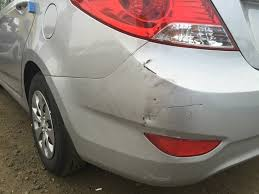
#> input picture data/datasets/car_damage_severity/training/01-minor/0002.JPEG, 259 x 194 px
$ python -i train_improved_model.py   (imports and definitions only)   (older library calls are emulated)
#> lines starting #> are read from the running program, lines starting #| are printed output that depends on the picture; after the words box and inside, x2 and y2 are one past the last pixel; in counts of white or black regions, pixels touching at a corner belong together
#!/usr/bin/env python3
"""
Improved Vehicle Damage Severity Classification Model
Uses advanced feature extraction and ensemble methods for 90%+ accuracy
"""

import argparse
import os
import numpy as np
from pathlib import Path
from typing import List, Tuple
import json
import joblib
from PIL import Image
import cv2
from sklearn.preprocessing import LabelEncoder, StandardScaler
from sklearn.ensemble import RandomForestClassifier, GradientBoostingClassifier
from sklearn.svm import SVC
from sklearn.linear_model import LogisticRegression
from sklearn.metrics import classification_report, confusion_matrix, accuracy_score
from sklearn.model_selection import train_test_split, cross_val_score, GridSearchCV
from imblearn.over_sampling import SMOTE
from imblearn.under_sampling import RandomUnderSampler
from imblearn.pipeline import Pipeline as ImbPipeline
from collections import Counter
import warnings
# [1 line not run here, left out]

def extract_advanced_features(image_path: str) -> np.ndarray:
    """Extract comprehensive features for better classification"""
    try:
        # Load image
        img = Image.open(image_path).convert('RGB')
#> img is the input picture: PIL image 259x194 RGB; mean R, G, B 136.2, 124.2, 118
        img_array = np.array(img)

        # Resize to standard size
        img_resized = cv2.resize(img_array, (224, 224))
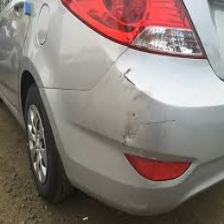
#> img_resized: shape (224, 224, 3); mean R, G, B 136.1, 124.1, 117.9

        features = []

        # 1. Color features (HSV histograms)
        hsv = cv2.cvtColor(img_resized, cv2.COLOR_RGB2HSV)
#> hsv: shape (224, 224, 3); mean H, S, V 44.8, 44.4, 138
        for i in range(3):
            hist = cv2.calcHist([hsv], [i], None, [32], [0, 256])
            features.extend(hist.flatten())
#> after the loop, features = 96 values, max 16560 at index 2, min 0 at index 23, mean 1568

        # 2. Texture features (LBP-like)
        gray = cv2.cvtColor(img_resized, cv2.COLOR_RGB2GRAY)
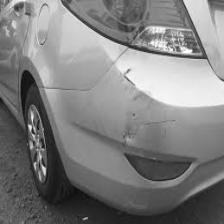
#> gray: shape (224, 224); min 10, max 254, mean 127

        # Local Binary Pattern approximation
        lbp_features = []
        for i in range(0, gray.shape[0]-8, 8):
            for j in range(0, gray.shape[1]-8, 8):
                patch = gray[i:i+8, j:j+8]
                center = patch[4, 4]
                lbp = 0
                for k, (di, dj) in enumerate([(0,1), (1,1), (1,0), (1,-1), (0,-1), (-1,-1), (-1,0), (-1,1)]):
                    if patch[4+di, 4+dj] >= center:
                        lbp += 2**k
                lbp_features.append(lbp)
#> after the loop, lbp_features = 729 values, max 255 at index 5, min 0 at index 27, mean 154.2

        # LBP histogram
        lbp_hist, _ = np.histogram(lbp_features, bins=16, range=(0, 255))
#> lbp_hist = [66, 78, 11, 51, 13, 4, 7, 65, 28, 14, 1, 15, 74, 12, 76, 214]
        features.extend(lbp_hist)

        # 3. Edge features
        edges = cv2.Canny(gray, 50, 150)
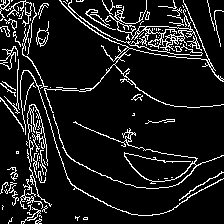
#> edges: shape (224, 224); 10.5% white in thin lines or dots
        edge_density = np.sum(edges > 0) / (edges.shape[0] * edges.shape[1])
#> edge_density = 0.105
        features.append(edge_density)

        # 4. Gradient features
        grad_x = cv2.Sobel(gray, cv2.CV_64F, 1, 0, ksize=3)
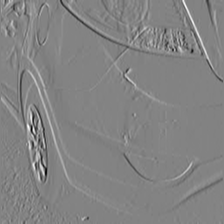
#> grad_x: shape (224, 224) float64; min -729, max 689, mean 1.7; drawn with min black and max white
        grad_y = cv2.Sobel(gray, cv2.CV_64F, 0, 1, ksize=3)
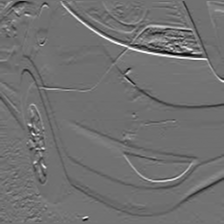
#> grad_y: shape (224, 224) float64; min -507, max 631, mean -3.1; drawn with min black and max white
        gradient_magnitude = np.sqrt(grad_x**2 + grad_y**2)
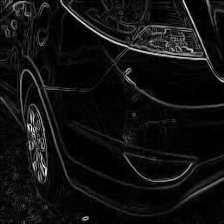
#> gradient_magnitude: shape (224, 224) float64; min 0, max 761.2, mean 51.5; drawn with min black and max white
        features.extend([
            np.mean(gradient_magnitude),
            np.std(gradient_magnitude),
            np.max(gradient_magnitude)
        ])

        # 5. Statistical features
        features.extend([
            np.mean(img_resized),
            np.std(img_resized),
            np.var(img_resized),
            np.median(img_resized)
        ])

        # 6. Color moments
        for channel in range(3):
            channel_data = img_resized[:, :, channel].flatten()
            features.extend([
                np.mean(channel_data),
                np.std(channel_data),
                np.var(channel_data),
                np.median(channel_data)
            ])
#> after the loop, features = 132 values, max 16560 at index 2, min 0 at index 23, mean 1269.9

        # 7. Contour features
        contours, _ = cv2.findContours(edges, cv2.RETR_EXTERNAL, cv2.CHAIN_APPROX_SIMPLE)
#> contours = 87 contours, 71 with area under 20; largest, box (x1, y1, x2, y2) and area: (68, 0, 203, 56) 1131, (44, 0, 224, 113) 210, (53, 114, 224, 189) 156, (27, 104, 48, 166) 114, (85, 9, 116, 30) 88
        if contours:
            largest_contour = max(contours, key=cv2.contourArea)
#> largest_contour = contour of 552 points, box (x1, y1, x2, y2) (68, 0, 203, 56), area 1131
            area = cv2.contourArea(largest_contour)
#> area = 1131
            perimeter = cv2.arcLength(largest_contour, True)
#> perimeter = 1136.3
            if perimeter > 0:
                circularity = 4 * np.pi * area / (perimeter ** 2)
#> circularity = 0.011
            else:
                circularity = 0
            features.extend([area, perimeter, circularity])
        else:
            features.extend([0, 0, 0])

        # 8. Histogram of Oriented Gradients (HOG) approximation
        hog_features = []
        for i in range(0, gray.shape[0]-16, 16):
            for j in range(0, gray.shape[1]-16, 16):
                cell = gray[i:i+16, j:j+16]
                if cell.shape == (16, 16):
                    gx = cv2.Sobel(cell, cv2.CV_64F, 1, 0, ksize=3)
                    gy = cv2.Sobel(cell, cv2.CV_64F, 0, 1, ksize=3)
                    magnitude = np.sqrt(gx**2 + gy**2)
                    orientation = np.arctan2(gy, gx) * 180 / np.pi
                    orientation[orientation < 0] += 180

                    # Create histogram
                    hist, _ = np.histogram(orientation, bins=9, range=(0, 180), weights=magnitude)
                    hog_features.extend(hist)
#> after the loop, hog_features = 1521 values, max 36956.5 at index 454, min 0 at index 271, mean 1419.9

        # Take mean of HOG features
        if hog_features:
            hog_features = np.array(hog_features).reshape(-1, 9)
            hog_mean = np.mean(hog_features, axis=0)
#> hog_mean = [1608.7, 689.3, 694.5, 728.9, 2899.9, 1549.7, 1294.9, 1354.3, 1959.2]
            features.extend(hog_mean)
        else:
            features.extend([0] * 9)

        return np.array(features)

    except Exception as e:
        print(f"Error processing {image_path}: {e}")
        # Return zero features if processing fails
        return np.zeros(200)  # Adjust size based on total features

# [244 lines left out: functions load_dataset, create_ensemble_model, train_ensemble_models, create_voting_classifier, main, not called in this run]

# [2 lines not run here, left out]

>>> result = extract_advanced_features('../data/datasets/car_damage_severity/training/01-minor/0002.JPEG')
#> result = 144 values, max 16560 at index 2, min 0 at index 23, mean 1268.6

$ run again, on data/datasets/car_damage_severity/training/01-minor/0014.JPEG
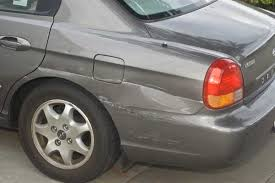
#> input picture data/datasets/car_damage_severity/training/01-minor/0014.JPEG, 275 x 183 px
#> in extract_advanced_features, img is the input picture: PIL image 275x183 RGB; mean R, G, B 121.2, 116.2, 112.3
#> hsv: shape (224, 224, 3); mean H, S, V 42.6, 27.3, 123.2
#> after the loop in extract_advanced_features, `for i in range(3):`: features = 96 values, max 16110 at index 2, min 0 at index 23, mean 1568
#> after the loop in extract_advanced_features, `for i in range(0, gray.shape[0]-8, 8):`: lbp_features = 729 values, max 255 at index 4, min 0 at index 28, mean 150.4
#> lbp_hist = [74, 94, 5, 47, 8, 1, 10, 52, 48, 15, 2, 8, 64, 18, 103, 180]
#> in extract_advanced_features, `edges = cv2.Canny(gray, 50, 150)`:
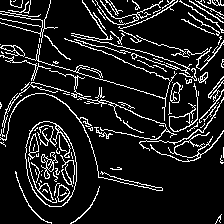
#> edges: shape (224, 224); 11.8% white in thin lines or dots
#> edge_density = 0.118
#> in extract_advanced_features, `gradient_magnitude = np.sqrt(grad_x**2 + grad_y**2)`:
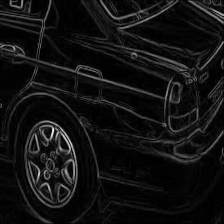
#> gradient_magnitude: shape (224, 224) float64; min 0, max 850.9, mean 59.9; drawn with min black and max white
#> after the loop in extract_advanced_features, `for channel in range(3):`: features = 132 values, max 16110 at index 2, min 0 at index 23, mean 1233.5
#> contours = 90 contours, 66 with area under 20; largest, box (x1, y1, x2, y2) and area: (25, 121, 77, 207) 3392, (150, 130, 224, 162) 358, (169, 83, 198, 132) 284, (170, 82, 183, 103) 148, (0, 45, 25, 57) 116
#> largest_contour = contour of 90 points, box (x1, y1, x2, y2) (25, 121, 77, 207), area 3392
#> area = 3392.5
#> perimeter = 234.1
#> circularity = 0.778
#> after the loop in extract_advanced_features, `for i in range(0, gray.shape[0]-16, 16):`: hog_features = 1521 values, max 26768.1 at index 1214, min 0 at index 1182, mean 1631
#> hog_mean = [2009.7, 716.4, 776.4, 967.3, 2913.8, 2835.9, 1348.3, 1281.2, 1829.7]
#> result = 144 values, max 16110 at index 2, min 0 at index 23, mean 1257.8

$ run again, on data/datasets/car_damage_severity/training/01-minor/0017.JPEG
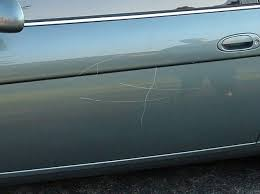
#> input picture data/datasets/car_damage_severity/training/01-minor/0017.JPEG, 260 x 194 px
#> in extract_advanced_features, img is the input picture: PIL image 260x194 RGB; mean R, G, B 86.3, 103.5, 108.6
#> hsv: shape (224, 224, 3); mean H, S, V 93.4, 55.4, 109.3
#> after the loop in extract_advanced_features, `for i in range(3):`: features = 96 values, max 21441 at index 12, min 0 at index 23, mean 1568
#> after the loop in extract_advanced_features, `for i in range(0, gray.shape[0]-8, 8):`: lbp_features = 729 values, max 255 at index 6, min 0 at index 23, mean 179.2
#> lbp_hist = [73, 87, 5, 10, 5, 2, 5, 19, 16, 13, 1, 4, 23, 12, 47, 407]
#> in extract_advanced_features, `edges = cv2.Canny(gray, 50, 150)`:
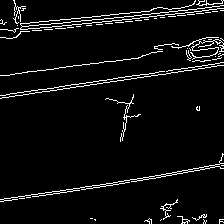
#> edges: shape (224, 224); 5.3% white in thin lines or dots
#> edge_density = 0.0526
#> in extract_advanced_features, `gradient_magnitude = np.sqrt(grad_x**2 + grad_y**2)`:
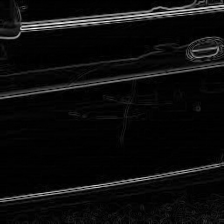
#> gradient_magnitude: shape (224, 224) float64; min 0, max 868.1, mean 45; drawn with min black and max white
#> after the loop in extract_advanced_features, `for channel in range(3):`: features = 132 values, max 21441 at index 12, min 0 at index 23, mean 1259.8
#> contours = 61 contours, 59 with area under 20; largest, box (x1, y1, x2, y2) and area: (0, 153, 224, 202) 217, (171, 37, 224, 60) 42
#> largest_contour = contour of 230 points, box (x1, y1, x2, y2) (0, 153, 224, 202), area 217
#> area = 217
#> perimeter = 724
#> circularity = 0.0052
#> after the loop in extract_advanced_features, `for i in range(0, gray.shape[0]-16, 16):`: hog_features = 1521 values, max 60398.4 at index 139, min 0 at index 23, mean 1160
#> hog_mean = [271.5, 152.7, 281.5, 1486.8, 7470.3, 304, 136.3, 99.8, 236.8]
#> result = 144 values, max 21441 at index 12, min 0 at index 23, mean 1233.8

$ run again, on data/datasets/car_damage_severity/training/01-minor/0019.JPEG
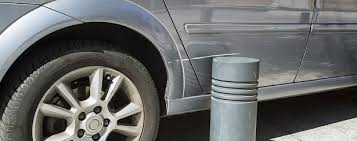
#> input picture data/datasets/car_damage_severity/training/01-minor/0019.JPEG, 357 x 141 px
#> in extract_advanced_features, img is the input picture: PIL image 357x141 RGB; mean R, G, B 103.5, 104.8, 104.3
#> hsv: shape (224, 224, 3); mean H, S, V 62.5, 26.4, 108
#> after the loop in extract_advanced_features, `for i in range(3):`: features = 96 values, max 10462 at index 33, min 0 at index 22, mean 1568
#> after the loop in extract_advanced_features, `for i in range(0, gray.shape[0]-8, 8):`: lbp_features = 729 values, max 255 at index 23, min 0 at index 250, mean 144.9
#> lbp_hist = [66, 58, 12, 56, 25, 5, 9, 108, 47, 17, 6, 32, 59, 11, 36, 182]
#> in extract_advanced_features, `edges = cv2.Canny(gray, 50, 150)`:
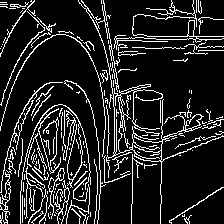
#> edges: shape (224, 224); 13.7% white in thin lines or dots
#> edge_density = 0.137
#> in extract_advanced_features, `gradient_magnitude = np.sqrt(grad_x**2 + grad_y**2)`:
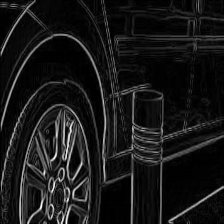
#> gradient_magnitude: shape (224, 224) float64; min 0, max 879.2, mean 82.9; drawn with min black and max white
#> after the loop in extract_advanced_features, `for channel in range(3):`: features = 132 values, max 10462 at index 33, min 0 at index 22, mean 1271.6
#> contours = 147 contours, 133 with area under 20; largest, box (x1, y1, x2, y2) and area: (78, 0, 224, 224) 1392, (113, 0, 224, 50) 142, (20, 104, 91, 224) 98, (54, 180, 70, 224) 69, (48, 168, 65, 219) 64
#> largest_contour = contour of 1001 points, box (x1, y1, x2, y2) (78, 0, 224, 224), area 1392
#> area = 1391.5
#> perimeter = 2278.1
#> circularity = 0.00337
#> after the loop in extract_advanced_features, `for i in range(0, gray.shape[0]-16, 16):`: hog_features = 1521 values, max 41515.8 at index 1089, min 0 at index 131, mean 2169
#> hog_mean = [5309.7, 1947.6, 1112.9, 1356, 2665.4, 988.9, 808.1, 1135.5, 4196.5]
#> result = 144 values, max 10462 at index 33, min 0 at index 22, mean 1326.7
